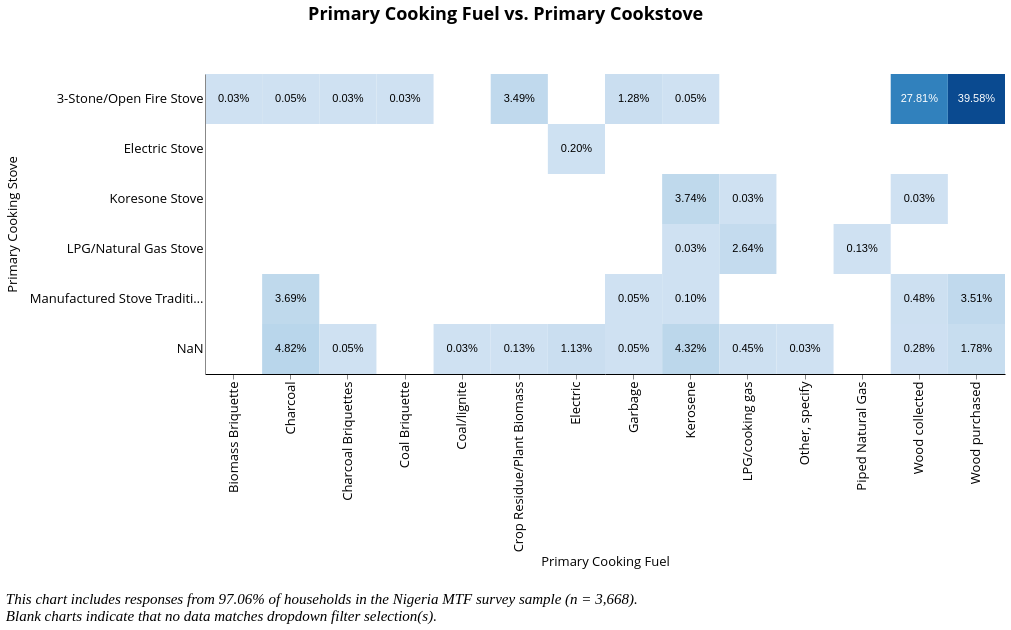

Here is the Vega-Lite specification saved for this chart:
### Vega-Lite specification from a JSON file in a GitHub repository (floating-point values rounded to 4 significant figures; data arrays with more than 128 entries replaced by an {"elided": "..."} marker saying what was removed)
{"width": 800, "height": 400, "config": {"title": {"fontSize": 18, "font": "Open Sans", "anchor": "center", "fontColor": "#000000"}, "axisX": {"domain": true, "domainColor": "#000000", "grid": false, "labelFont": "Open Sans", "labelFontSize": 13, "titleFont": "Open Sans", "titleFontSize": 13, "titleFontWeight": "normal", "title": "X Axis Title (units)"}, "axisY": {"domain": true, "grid": false, "gridColor": "#DEDDDD", "gridWidth": 1, "labelFont": "Open Sans", "labelFontSize": 13, "labelAngle": 0, "ticks": false, "titleFont": "Open Sans", "titleFontSize": 13, "titleFontWeight": "normal", "titlePadding": 10, "title": "Y Axis Title (units)"}, "range": {"category": ["#2980B9", "#003366", "#FFAE19", "#FF4500", "#438B28", "#45B39D", "#99ADC1", "#212F3C"]}, "legend": {"labelFont": "Open Sans", "labelFontSize": 13, "symbolType": "square", "symbolSize": 100, "titleFont": "Open Sans", "titleFontSize": 13, "titleFontWeight": "normal", "title": "Legend", "orient": "right", "offset": 0}, "tooltip": {"font": "Open Sans"}, "view": {"stroke": "transparent", "text": {"font": "Open Sans", "color": ["#2980B9", "#003366", "#FFAE19", "#FF4500", "#438B28", "#45B39D", "#99ADC1", "#212F3C"], "fontSize": 13, "align": "right", "fontWeight": 400, "size": 13}, "bar": {"size": 40, "binSpacing": 1, "continuousBandSize": 30, "discreteBandSize": 30, "fill": ["#2980B9", "#003366", "#FFAE19", "#FF4500", "#438B28", "#45B39D", "#99ADC1", "#212F3C"], "stroke": false}}}, "concat": [{"layer": [{"mark": "rect", "encoding": {"color": {"field": "chart_count", "legend": null, "scale": {"scheme": "blues"}, "type": "quantitative"}, "x": {"field": "i19a", "scale": {"paddingInner": 0}, "title": "Primary Cooking Fuel", "type": "ordinal"}, "y": {"field": "primary_stove", "scale": {"paddingInner": 0}, "title": "Primary Cooking Stove", "type": "ordinal"}}, "selection": {"selector052": {"type": "single", "fields": ["cs_aggr_tier"], "bind": {"input": "select", "options": [null, "Tier 0", "Tier 1", "Tier 2", "Tier 3", "Tier 4", "Tier 5"], "labels": ["All Tiers", "Tier 0", "Tier 1", "Tier 2", "Tier 3", "Tier 4", "Tier 5"], "name": "Cooking Tiers  "}}, "selector054": {"type": "single", "fields": ["main_src_elec"], "bind": {"input": "select", "options": [null, "No Electricity", "National Grid", "Electric Generator", "Solar lan/SLS/SHS", "Rechargeable battery", "Mini-grid"], "labels": ["All Responses", "No Electricity", "National Grid", "Electric Generator", "Solar lantern/SLS/SHS", "Rechargeable battery", "Mini-grid"], "name": "Primary Source of Electricity  "}}, "selector053": {"type": "single", "fields": ["grid_electricity_yn"], "bind": {"input": "select", "options": [null, "Yes", "No"], "labels": ["All Responses", "Yes", "No"], "name": "Is the household connected to the national grid?  "}}, "selector051": {"type": "single", "fields": ["locality"], "bind": {"input": "select", "options": [null, 0, 1], "labels": ["National", "Urban", "Rural"], "name": "Locality Breakdown  "}}}, "transform": [{"aggregate": [{"op": "count", "as": "chart_count"}], "groupby": ["i19a", "primary_stove"]}]}, {"mark": {"type": "text", "baseline": "middle"}, "encoding": {"color": {"condition": {"value": "black", "test": "(datum.chart_count < 300)"}, "value": "white"}, "text": {"field": "pct", "format": ".2%", "type": "quantitative"}, "x": {"field": "i19a", "scale": {"paddingInner": 0}, "title": "Primary Cooking Fuel", "type": "ordinal"}, "y": {"field": "primary_stove", "scale": {"paddingInner": 0}, "title": "Primary Cooking Stove", "type": "ordinal"}}, "transform": [{"aggregate": [{"op": "count", "as": "chart_count"}], "groupby": ["i19a", "primary_stove"]}, {"joinaggregate": [{"op": "count", "field": "chart_count", "as": "count"}], "groupby": ["i19a", "primary_stove"]}, {"calculate": "(datum.chart_count / 3984)", "as": "pct"}]}], "height": 300, "title": {"text": ["Primary Cooking Fuel vs. Primary Cookstove"], "color": "black", "subtitleColor": "black", "offset": 50}, "transform": [{"filter": {"selection": "selector052"}}, {"filter": {"selection": "selector054"}}, {"filter": {"selection": "selector053"}}, {"filter": {"selection": "selector051"}}], "width": 800}], "data": {"name": "data-bf1852e871c8184ca991562642f4f114"}, "title": {"text": ["", "", "This chart includes responses from 97.06% of households in the Nigeria MTF survey sample (n = 3,668).", "Blank charts indicate that no data matches dropdown filter selection(s)."], "anchor": "start", "baseline": "bottom", "font": "Times New Roman", "fontSize": 15, "fontStyle": "italic", "fontWeight": "normal", "orient": "bottom"}, "$schema": "https://vega.github.io/schema/vega-lite/v4.17.0.json", "datasets": {"data-bf1852e871c8184ca991562642f4f114": {"elided": "3984 records"}}}
